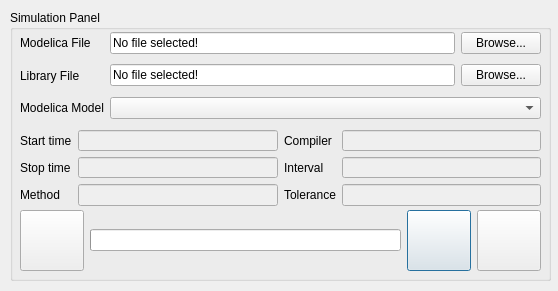
<?xml version="1.0" encoding="UTF-8"?>
<ui version="4.0">
 <class>Dialog</class>
 <widget class="QDialog" name="Dialog">
  <property name="geometry">
   <rect>
    <x>0</x>
    <y>0</y>
    <width>558</width>
    <height>291</height>
   </rect>
  </property>
  <property name="windowTitle">
   <string>Dialog</string>
  </property>
  <widget class="QGroupBox" name="groupBox">
   <property name="geometry">
    <rect>
     <x>10</x>
     <y>10</y>
     <width>541</width>
     <height>271</height>
    </rect>
   </property>
   <property name="title">
    <string>Simulation Panel</string>
   </property>
   <property name="flat">
    <bool>false</bool>
   </property>
   <widget class="QWidget" name="layoutWidget">
    <property name="geometry">
     <rect>
      <x>10</x>
      <y>200</y>
      <width>521</width>
      <height>61</height>
     </rect>
    </property>
    <layout class="QGridLayout" name="gridLayout_3">
     <property name="sizeConstraint">
      <enum>QLayout::SetNoConstraint</enum>
     </property>
     <item row="0" column="1">
      <widget class="QProgressBar" name="progressBar">
       <property name="value">
        <number>0</number>
       </property>
       <property name="textVisible">
        <bool>false</bool>
       </property>
      </widget>
     </item>
     <item row="0" column="2">
      <widget class="QPushButton" name="btnRunSimulation">
       <property name="sizePolicy">
        <sizepolicy hsizetype="Expanding" vsizetype="Expanding">
         <horstretch>0</horstretch>
         <verstretch>0</verstretch>
        </sizepolicy>
       </property>
       <property name="minimumSize">
        <size>
         <width>48</width>
         <height>48</height>
        </size>
       </property>
       <property name="maximumSize">
        <size>
         <width>64</width>
         <height>64</height>
        </size>
       </property>
       <property name="text">
        <string/>
       </property>
       <property name="iconSize">
        <size>
         <width>24</width>
         <height>22</height>
        </size>
       </property>
      </widget>
     </item>
     <item row="0" column="3">
      <widget class="QPushButton" name="btnSaveExperiment">
       <property name="sizePolicy">
        <sizepolicy hsizetype="Expanding" vsizetype="Expanding">
         <horstretch>0</horstretch>
         <verstretch>0</verstretch>
        </sizepolicy>
       </property>
       <property name="minimumSize">
        <size>
         <width>48</width>
         <height>48</height>
        </size>
       </property>
       <property name="maximumSize">
        <size>
         <width>64</width>
         <height>64</height>
        </size>
       </property>
       <property name="text">
        <string/>
       </property>
      </widget>
     </item>
     <item row="0" column="0">
      <widget class="QPushButton" name="btnEditFile">
       <property name="sizePolicy">
        <sizepolicy hsizetype="Expanding" vsizetype="Expanding">
         <horstretch>0</horstretch>
         <verstretch>0</verstretch>
        </sizepolicy>
       </property>
       <property name="minimumSize">
        <size>
         <width>48</width>
         <height>48</height>
        </size>
       </property>
       <property name="maximumSize">
        <size>
         <width>64</width>
         <height>64</height>
        </size>
       </property>
       <property name="text">
        <string/>
       </property>
       <property name="iconSize">
        <size>
         <width>24</width>
         <height>22</height>
        </size>
       </property>
      </widget>
     </item>
    </layout>
   </widget>
   <widget class="QWidget" name="layoutWidget">
    <property name="geometry">
     <rect>
      <x>10</x>
      <y>20</y>
      <width>521</width>
      <height>91</height>
     </rect>
    </property>
    <layout class="QGridLayout" name="gridLayout_2">
     <property name="sizeConstraint">
      <enum>QLayout::SetNoConstraint</enum>
     </property>
     <item row="0" column="0">
      <widget class="QLabel" name="label_11">
       <property name="sizePolicy">
        <sizepolicy hsizetype="Fixed" vsizetype="Expanding">
         <horstretch>0</horstretch>
         <verstretch>0</verstretch>
        </sizepolicy>
       </property>
       <property name="text">
        <string>Modelica File</string>
       </property>
      </widget>
     </item>
     <item row="0" column="2">
      <widget class="QLineEdit" name="txtModelFile">
       <property name="sizePolicy">
        <sizepolicy hsizetype="Preferred" vsizetype="Fixed">
         <horstretch>0</horstretch>
         <verstretch>0</verstretch>
        </sizepolicy>
       </property>
       <property name="text">
        <string>No file selected!</string>
       </property>
      </widget>
     </item>
     <item row="0" column="3">
      <widget class="QPushButton" name="btnModelBrowser">
       <property name="sizePolicy">
        <sizepolicy hsizetype="Maximum" vsizetype="Fixed">
         <horstretch>0</horstretch>
         <verstretch>0</verstretch>
        </sizepolicy>
       </property>
       <property name="text">
        <string>Browse...</string>
       </property>
      </widget>
     </item>
     <item row="2" column="0">
      <widget class="QLabel" name="label_12">
       <property name="sizePolicy">
        <sizepolicy hsizetype="Fixed" vsizetype="Expanding">
         <horstretch>0</horstretch>
         <verstretch>0</verstretch>
        </sizepolicy>
       </property>
       <property name="text">
        <string>Modelica Model</string>
       </property>
      </widget>
     </item>
     <item row="2" column="2" colspan="2">
      <widget class="QComboBox" name="cbxModelList">
       <property name="enabled">
        <bool>true</bool>
       </property>
       <property name="sizePolicy">
        <sizepolicy hsizetype="Preferred" vsizetype="Maximum">
         <horstretch>0</horstretch>
         <verstretch>0</verstretch>
        </sizepolicy>
       </property>
      </widget>
     </item>
     <item row="1" column="0">
      <widget class="QLabel" name="label_13">
       <property name="sizePolicy">
        <sizepolicy hsizetype="Fixed" vsizetype="Expanding">
         <horstretch>0</horstretch>
         <verstretch>0</verstretch>
        </sizepolicy>
       </property>
       <property name="text">
        <string>Library File</string>
       </property>
      </widget>
     </item>
     <item row="1" column="3">
      <widget class="QPushButton" name="btnLibraryBrowser">
       <property name="sizePolicy">
        <sizepolicy hsizetype="Maximum" vsizetype="Fixed">
         <horstretch>0</horstretch>
         <verstretch>0</verstretch>
        </sizepolicy>
       </property>
       <property name="text">
        <string>Browse...</string>
       </property>
      </widget>
     </item>
     <item row="1" column="2">
      <widget class="QLineEdit" name="txtLibraryFile">
       <property name="text">
        <string>No file selected!</string>
       </property>
      </widget>
     </item>
    </layout>
   </widget>
   <widget class="QWidget" name="gridLayoutWidget">
    <property name="geometry">
     <rect>
      <x>10</x>
      <y>120</y>
      <width>521</width>
      <height>76</height>
     </rect>
    </property>
    <layout class="QGridLayout" name="gridLayout">
     <item row="0" column="0">
      <layout class="QFormLayout" name="formLayout">
       <item row="0" column="0">
        <widget class="QLabel" name="label_5">
         <property name="text">
          <string>Start time</string>
         </property>
        </widget>
       </item>
       <item row="0" column="1">
        <widget class="QLineEdit" name="txtStartTime">
         <property name="enabled">
          <bool>false</bool>
         </property>
         <property name="sizePolicy">
          <sizepolicy hsizetype="Expanding" vsizetype="Expanding">
           <horstretch>0</horstretch>
           <verstretch>0</verstretch>
          </sizepolicy>
         </property>
         <property name="font">
          <font>
           <weight>75</weight>
           <bold>true</bold>
          </font>
         </property>
         <property name="readOnly">
          <bool>false</bool>
         </property>
        </widget>
       </item>
       <item row="1" column="0">
        <widget class="QLabel" name="label_6">
         <property name="text">
          <string>Stop time</string>
         </property>
        </widget>
       </item>
       <item row="1" column="1">
        <widget class="QLineEdit" name="txtStopTime">
         <property name="enabled">
          <bool>false</bool>
         </property>
         <property name="sizePolicy">
          <sizepolicy hsizetype="Expanding" vsizetype="Expanding">
           <horstretch>0</horstretch>
           <verstretch>0</verstretch>
          </sizepolicy>
         </property>
         <property name="font">
          <font>
           <weight>75</weight>
           <bold>true</bold>
          </font>
         </property>
         <property name="readOnly">
          <bool>false</bool>
         </property>
        </widget>
       </item>
       <item row="2" column="0">
        <widget class="QLabel" name="label_9">
         <property name="text">
          <string>Method</string>
         </property>
        </widget>
       </item>
       <item row="2" column="1">
        <widget class="QLineEdit" name="txtSolver">
         <property name="enabled">
          <bool>false</bool>
         </property>
         <property name="sizePolicy">
          <sizepolicy hsizetype="Expanding" vsizetype="Expanding">
           <horstretch>0</horstretch>
           <verstretch>0</verstretch>
          </sizepolicy>
         </property>
         <property name="font">
          <font>
           <weight>75</weight>
           <bold>true</bold>
          </font>
         </property>
         <property name="readOnly">
          <bool>false</bool>
         </property>
        </widget>
       </item>
      </layout>
     </item>
     <item row="0" column="1">
      <layout class="QFormLayout" name="formLayout_2">
       <item row="0" column="0">
        <widget class="QLabel" name="label_7">
         <property name="text">
          <string>Compiler</string>
         </property>
        </widget>
       </item>
       <item row="0" column="1">
        <widget class="QLineEdit" name="txtCompiler">
         <property name="enabled">
          <bool>false</bool>
         </property>
         <property name="sizePolicy">
          <sizepolicy hsizetype="Expanding" vsizetype="Expanding">
           <horstretch>0</horstretch>
           <verstretch>0</verstretch>
          </sizepolicy>
         </property>
         <property name="font">
          <font>
           <weight>75</weight>
           <bold>true</bold>
          </font>
         </property>
         <property name="readOnly">
          <bool>false</bool>
         </property>
        </widget>
       </item>
       <item row="1" column="0">
        <widget class="QLabel" name="label_8">
         <property name="text">
          <string>Interval</string>
         </property>
        </widget>
       </item>
       <item row="1" column="1">
        <widget class="QLineEdit" name="txtInterval">
         <property name="enabled">
          <bool>false</bool>
         </property>
         <property name="sizePolicy">
          <sizepolicy hsizetype="Expanding" vsizetype="Expanding">
           <horstretch>0</horstretch>
           <verstretch>0</verstretch>
          </sizepolicy>
         </property>
         <property name="font">
          <font>
           <weight>75</weight>
           <bold>true</bold>
          </font>
         </property>
         <property name="readOnly">
          <bool>false</bool>
         </property>
        </widget>
       </item>
       <item row="2" column="0">
        <widget class="QLabel" name="label_10">
         <property name="text">
          <string>Tolerance</string>
         </property>
        </widget>
       </item>
       <item row="2" column="1">
        <widget class="QLineEdit" name="txtTolerance">
         <property name="enabled">
          <bool>false</bool>
         </property>
         <property name="sizePolicy">
          <sizepolicy hsizetype="Expanding" vsizetype="Expanding">
           <horstretch>0</horstretch>
           <verstretch>0</verstretch>
          </sizepolicy>
         </property>
         <property name="font">
          <font>
           <weight>75</weight>
           <bold>true</bold>
          </font>
         </property>
         <property name="readOnly">
          <bool>false</bool>
         </property>
        </widget>
       </item>
      </layout>
     </item>
    </layout>
   </widget>
  </widget>
 </widget>
 <resources/>
 <connections/>
</ui>
